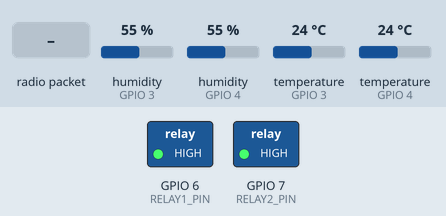
Bench run of a sketch on a simulated ESP32. On the bench: switched loads named in the sketch (green lamp = pin HIGH). Inputs (shaded band) come from the test bench; at power-on: temperature (sensors on GPIO 3, GPIO 4) 24 °C, humidity (sensors on GPIO 3, GPIO 4) 55 %. No radio packets arrive unless stated; what the sketch prints to the serial monitor is not drawn.

Above: at 1.2 s.
1.3 s: temperature (sensor on GPIO 3) set to 26 °C
At 3.2 s:
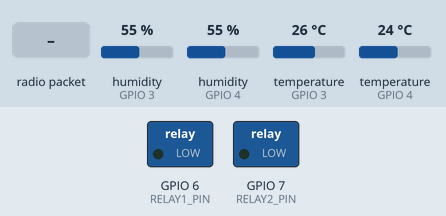
3.5 s: radio packet "CMD:" arrives
5.0 s: temperature (sensor on GPIO 4) set to 0 °C
14.9 s: temperature (sensor on GPIO 3) set to 21 °C
21.7 s: temperature (sensor on GPIO 3) set to 18 °C
At 23.3 s:
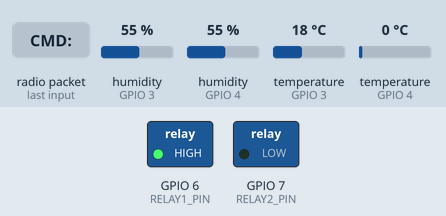
23.6 s: temperature (sensor on GPIO 3) set to 28 °C
At 27.1 s:
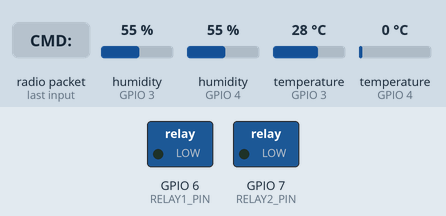
Timing chart, 0 to 28.6 s (numbered marks = the images above; inputs shaded):
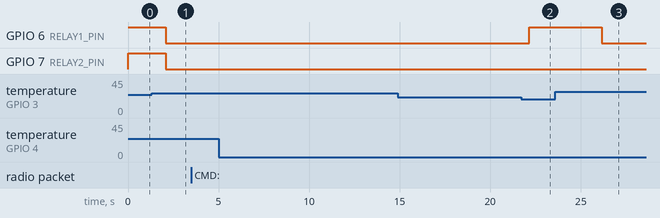

Measured:
- the behaviour switches between 24 and 25 °C on temperature (sensor on GPIO 3) (found by bisection; images 0 and 1)
- the behaviour switches between 20 and 19 °C on temperature (sensor on GPIO 3) (found by bisection; images 1 and 2)
- after the input at 1.3 s, GPIO 6 (RELAY1_PIN): HIGH → LOW after 0.77 s
- after the input at 3.5 s, every drawn part: stays the same
- after the input at 5.0 s, every drawn part: stays the same
- after the input at 14.9 s, every drawn part: stays the same
- after the input at 21.7 s, GPIO 6 (RELAY1_PIN): LOW → HIGH after 0.44 s
- after the input at 23.6 s, GPIO 6 (RELAY1_PIN): HIGH → LOW after 2.6 s

The sketch:

TransceiverArduino_Fixtugasakhir.ino
```cpp
#include <DHT.h>
#include <SPI.h>
#include <LoRa.h>

// Pin definitions for DHT sensors
#define DHTPIN1 3       // Pin untuk DHT11 pertama
#define DHTPIN2 4       // Pin untuk DHT11 kedua
#define DHTTYPE DHT11   // Tipe sensor DHT11

// Inisialisasi sensor DHT
DHT dht_sensor1(DHTPIN1, DHTTYPE);
DHT dht_sensor2(DHTPIN2, DHTTYPE);

// Pin definitions for relays
#define RELAY1_PIN 6    // Pin untuk relay kipas (untuk suhu)
#define RELAY2_PIN 7    // Pin untuk relay pompa (untuk kelembapan)

// LoRa pins
#define LORA_SS_PIN     10
#define LORA_RESET_PIN  9
#define LORA_DIO0_PIN   8
#define LORA_FREQUENCY  433E6

// Threshold values
const int temp_threshold_max = 24;
const int temp_threshold_min = 20;
const int humidity_threshold_max = 95;
const int humidity_threshold_min = 70;

// Mode operasi
bool autoMode = true;  // true = otomatis, false = manual
bool manualFanStatus = false;
bool manualPumpStatus = false;

// Struktur untuk data sensor
struct SensorData {
  float temp1;
  float humidity1;
  float temp2;
  float humidity2;
  bool fan_status;
  bool pump_status;
};

unsigned long lastSendTime = 0;
const unsigned long sendInterval = 2000;

void setup() {
  Serial.begin(9600);
  while (!Serial);

  // Inisialisasi DHT sensors
  dht_sensor1.begin();
  dht_sensor2.begin();

  // Setup relay pins
  pinMode(RELAY1_PIN, OUTPUT);
  pinMode(RELAY2_PIN, OUTPUT);
  digitalWrite(RELAY1_PIN, HIGH);  // Relay aktif LOW
  digitalWrite(RELAY2_PIN, HIGH);  // Relay aktif LOW

  // Inisialisasi LoRa
  Serial.println("LoRa Sender Starting...");
  LoRa.setPins(LORA_SS_PIN, LORA_RESET_PIN, LORA_DIO0_PIN);

  if (!LoRa.begin(LORA_FREQUENCY)) {
    Serial.println("Starting LoRa failed!");
    while (1);
  }

  LoRa.setSpreadingFactor(7);
  LoRa.setSignalBandwidth(433E6);
  LoRa.setCodingRate4(5);
  Serial.println("LoRa Initialized!");

  // Set mode AUTO sebagai default
  autoMode = true;  // Default ke mode otomatis
  Serial.println("Default mode: AUTO");
}


void loop() {
  Serial.println("Checking for commands...");  // Debug
  checkForCommands();  // Cek perintah yang masuk

  // Kirim data sensor secara periodik
  unsigned long currentTime = millis();
  if (currentTime - lastSendTime >= sendInterval) {
    Serial.println("Sending sensor data...");  // Debug
    sendSensorData();
    lastSendTime = currentTime;
  }
}

void checkForCommands() {
  int packetSize = LoRa.parsePacket();
  if (packetSize) {
    String command = "";
    while (LoRa.available()) {
      command += (char)LoRa.read();
    }

    // Process command
    if (command.startsWith("CMD:")) {
      executeCommand(command.substring(4));
    }
  }
}

void executeCommand(String command) {
  Serial.print("Received command: ");
  Serial.println(command);

  if (command == "AUTO") {
    autoMode = true;
    Serial.println("Switching to AUTO mode");
  }
  else if (command == "MANUAL") {
    autoMode = false;
    Serial.println("Switching to MANUAL mode");
  }
  else if (command == "FAN_ON") {
    manualFanStatus = true;
    if (!autoMode) digitalWrite(RELAY1_PIN, LOW);  // Relay aktif LOW
    Serial.println("Fan turned ON manually");
  }
  else if (command == "FAN_OFF") {
    manualFanStatus = false;
    if (!autoMode) digitalWrite(RELAY1_PIN, HIGH);
    Serial.println("Fan turned OFF manually");
  }
  else if (command == "PUMP_ON") {
    manualPumpStatus = true;
    if (!autoMode) digitalWrite(RELAY2_PIN, LOW);  // Relay aktif LOW
    Serial.println("Pump turned ON manually");
  }
  else if (command == "PUMP_OFF") {
    manualPumpStatus = false;
    if (!autoMode) digitalWrite(RELAY2_PIN, HIGH);
    Serial.println("Pump turned OFF manually");
  }
}

void sendSensorData() {
  SensorData data;

  // Baca data sensor
  data.temp1 = dht_sensor1.readTemperature();
  data.humidity1 = dht_sensor1.readHumidity();
  data.temp2 = dht_sensor2.readTemperature();
  data.humidity2 = dht_sensor2.readHumidity();

  // Validasi pembacaan data sensor
  if (isnan(data.temp1) || isnan(data.humidity1) || isnan(data.temp2) || isnan(data.humidity2)) {
    Serial.println("Error reading DHT sensor data");
    return;  // Tidak mengirim data jika ada pembacaan yang gagal
  }

  // Kontrol relay otomatis jika mode AUTO
  if (autoMode) {
    controlRelaysAuto(data);
  } else {
    data.fan_status = manualFanStatus;
    data.pump_status = manualPumpStatus;
  }

  // Coba kirim data LoRa beberapa kali jika gagal
  int attempts = 0;
  bool sent = false;
  while (!sent && attempts < 5) {
    LoRa.beginPacket();
    LoRa.print("DATA:");
    LoRa.print(data.temp1);
    LoRa.print(",");
    LoRa.print(data.humidity1);
    LoRa.print(",");
    LoRa.print(data.temp2);
    LoRa.print(",");
    LoRa.print(data.humidity2);
    LoRa.print(",");
    LoRa.print(data.fan_status);
    LoRa.print(",");
    LoRa.print(data.pump_status);
    LoRa.print(",");
    LoRa.print(autoMode);  // Kirim status mode
    int result = LoRa.endPacket();

    if (result == 1) {  // Pengiriman sukses
      sent = true;
      Serial.println("Data sent successfully.");
    } else {  // Pengiriman gagal
      Serial.println("Failed to send data, retrying...");
      attempts++;
    }
  }

  if (!sent) {
    Serial.println("Failed to send data after 5 attempts.");
  }

  // Print ke Serial untuk debugging
  printSensorData(data);
}


void controlRelaysAuto(SensorData &data) {
  // Kontrol Kipas
  if (data.temp1 > temp_threshold_max || data.temp2 > temp_threshold_max) {
    digitalWrite(RELAY1_PIN, LOW);  // Relay aktif LOW
    data.fan_status = true;
  } else if (data.temp1 < temp_threshold_min && data.temp2 < temp_threshold_min) {
    digitalWrite(RELAY1_PIN, HIGH);
    data.fan_status = false;
  }

  // Kontrol Pompa
  if (data.humidity1 < humidity_threshold_min || data.humidity2 < humidity_threshold_min) {
    digitalWrite(RELAY2_PIN, LOW);  // Relay aktif LOW
    data.pump_status = true;
  } else if (data.humidity1 > humidity_threshold_max || data.humidity2 > humidity_threshold_max) {
    digitalWrite(RELAY2_PIN, HIGH);
    data.pump_status = false;
  }
}

void printSensorData(SensorData data) {
  Serial.println("\n--- Data Sensor ---");
  Serial.print("Mode: ");
  Serial.println(autoMode ? "AUTO" : "MANUAL");

  Serial.print("Sensor 1 - Suhu: ");
  Serial.print(data.temp1);
  Serial.print("°C, Kelembapan: ");
  Serial.print(data.humidity1);
  Serial.println("%");

  Serial.print("Sensor 2 - Suhu: ");
  Serial.print(data.temp2);
  Serial.print("°C, Kelembapan: ");
  Serial.print(data.humidity2);
  Serial.println("%");

  Serial.print("Status Kipas: ");
  Serial.println(data.fan_status ? "ON" : "OFF");

  Serial.print("Status Pompa: ");
  Serial.println(data.pump_status ? "ON" : "OFF");
  Serial.println("------------------");
}
```
